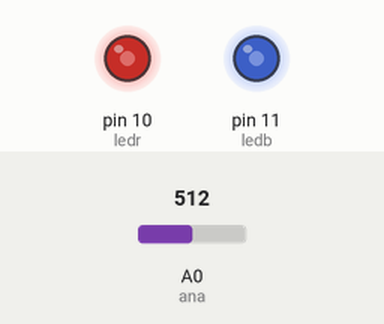
Simulated run of this sketch. Board: Arduino Uno, built with avr-gcc and run on an emulated ATmega328P. Shown: output pins drawn as LEDs (lit = HIGH). Inputs (shaded band) come from the test bench; at power-on: A0 (ana) = 512.

Above: at 1.2 s.
1.3 s: A0 (ana) set to 716
At 2.5 s:
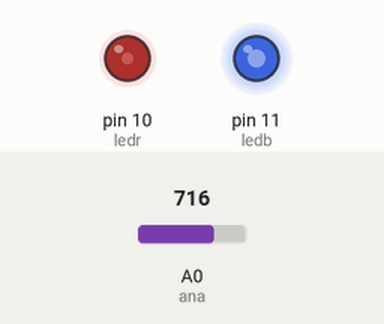
2.8 s: A0 (ana) set to 900
At 3.6 s:
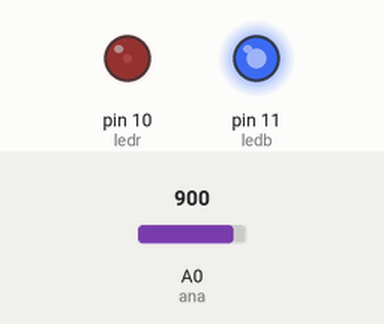
4.3 s: A0 (ana) set to 1023
At 4.8 s:
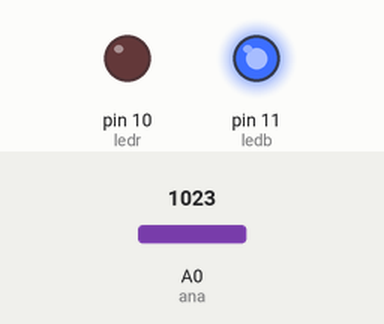
5.8 s: A0 (ana) set to 306
At 7.0 s:
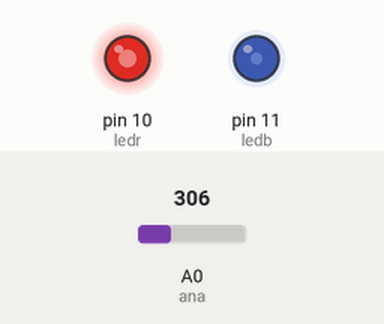
7.3 s: A0 (ana) set to 122
At 8.2 s:
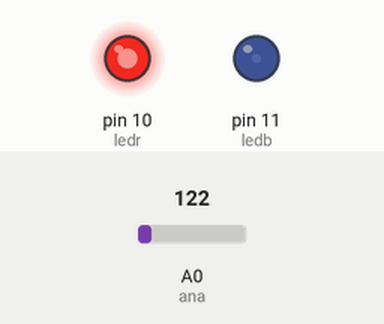
8.8 s: A0 (ana) set to 511
At 9.3 s:
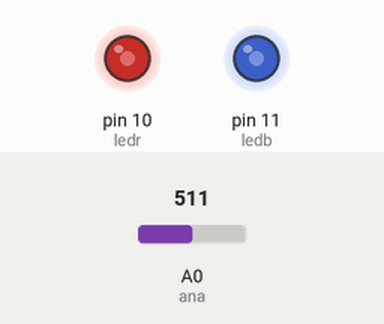
Timing chart, 0 to 11.3 s (numbered marks = the images above; inputs shaded):
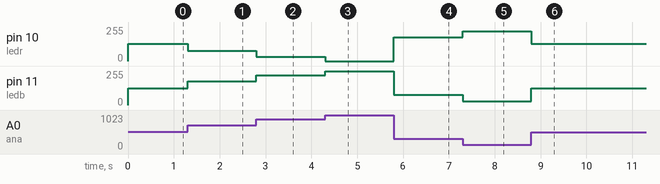

Measured:
- after the input at 1.3 s, pin 10 (ledr): 128/255 → 77/255 at once; pin 11 (ledb): 127/255 → 178/255 at once
- after the input at 2.8 s, pin 10 (ledr): 77/255 → 31/255 at once; pin 11 (ledb): 178/255 → 224/255 at once
- after the input at 4.3 s, pin 10 (ledr): 31/255 → 0/255 at once; pin 11 (ledb): 224/255 → 255/255 at once
- after the input at 5.8 s, pin 10 (ledr): 0/255 → 179/255 at once; pin 11 (ledb): 255/255 → 76/255 at once
- after the input at 7.3 s, pin 10 (ledr): 179/255 → 225/255 at once; pin 11 (ledb): 76/255 → 30/255 at once
- after the input at 8.8 s, pin 10 (ledr): 225/255 → 128/255 at once; pin 11 (ledb): 30/255 → 127/255 at once

The sketch:

Analog_To_PWM_et_invert.ino
```cpp
int ledb = 11;
int ledr = 10;
int ana = A0;
int no = 0;
int so = 0;
int sn = 0;

void setup(){
pinMode(ledb, OUTPUT);
pinMode(ledr, OUTPUT);

}

void loop(){
  no = analogRead(ana);
  so = map(no, 0, 1023, 0, 255);
  analogWrite(ledb, so);
  sn = map(so, 0, 255, 255, 0);
  analogWrite(ledr, sn);
  delay(1);
}
```
